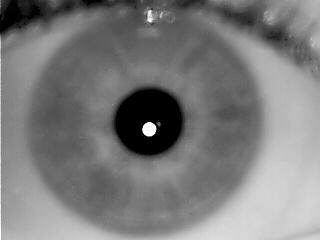
#> input picture Iris_recog/01_L.bmp, 320 x 240 px
$ python attempt.py 01_L.bmp   (older library calls are emulated)
#> lines starting #> are read from the running program, lines starting #| are printed output that depends on the picture; after the words box and inside, x2 and y2 are one past the last pixel; in counts of white or black regions, pixels touching at a corner belong together
# This program uses a threshold detector to detect the position of the pupil.
# The location of the pupil is stored first in a binary image, and then superimposed over the
# original image as a test of the algorithm's accuracy.
# Some patient iteration was required to obtain the thresholds which segregate the eyeball,
# but the eyebrows remain part of the image

import cv2
from PIL import Image
from numpy import zeros, arange
from skimage.filters import canny
from skimage.io import imshow, show
from matplotlib.pyplot import figure, show
from skimage.transform import hough_circle
from skimage.color import rgb2grey
from skimage.feature import peak_local_max, canny
import cv2 as cv
from sys import argv

if len(argv) < 2:
	print('No input file specified.')
	exit()
fname = argv[1]

img = cv2.imread(fname)
#> img is the input picture: shape (240, 320, 3); min 0, max 255, mean 123.6

orig = zeros(img.shape)
for i in range(img.shape[0]):
	for j in range(img.shape[1]):
		for k in range(3):
			orig[i,j,k] = img[i,j,k] / 255

pos1 = zeros([img.shape[0],img.shape[1]])
im = Image.open(fname)
pix = im.load()
#cv2.imshow('detected Edge',img)

height, width = img.shape[:2]
#> height = 240; width = 320

#print(height,width)
height=height-1
#> height = 239
width=width-1
#> width = 319
count=0
#print(pix[width,height])
#print(pix[0,0])
for eh in range(height):
    for ew in range(width):
        r,g,b=pix[ew,eh]
        if r<=30 and g<=30 and b<=30:
            #print(eh,ew)
            cv2.circle(img,(ew,eh),1,(0,255,0),1)
            cv2.circle(pos1,(ew,eh),1,255,1)
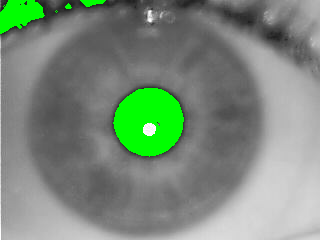
#> img: shape (240, 320, 3); 6.15% of pixels changed, all inside (x1, y1, x2, y2) = (0, 0, 184, 157)
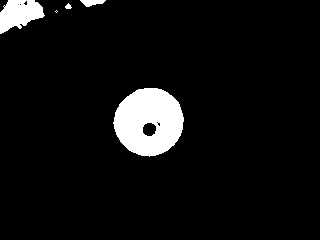
#> pos1: shape (240, 320) float64; 6.2% white; 5 white regions (1 under 20 px), largest, box (x1, y1, x2, y2) and area: (113, 88, 184, 157) 3586, (0, 0, 45, 34) 995, (80, 0, 106, 7) 115, (65, 3, 72, 9) 27

fig = figure()
ii = fig.add_subplot(221)
dp = fig.add_subplot(222)
oi = fig.add_subplot(223)
ii.imshow(orig)
dp.imshow(pos1, cmap="Greys")
oi.imshow(img)
show()
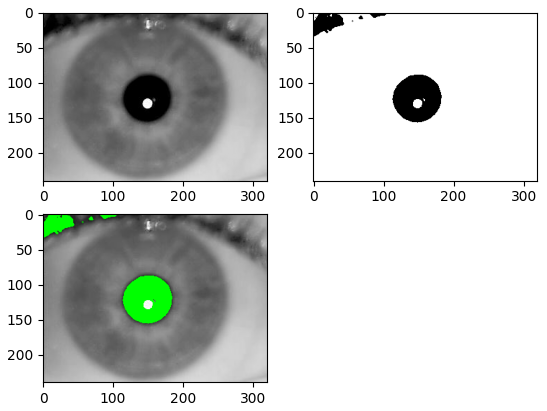
#> figure drawn by matplotlib, 3 panels
